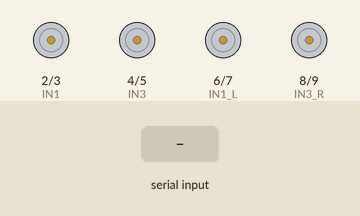
This sketch was run on a simulated Arduino Uno, built with avr-gcc and run on an emulated ATmega328P. On the bench: motor-driver pin pairs drawn as motors (green arrow = first pin HIGH = forward, orange = second pin HIGH = backward, longer = more drive). The inputs (shaded band) are chosen by the test bench. What the sketch prints to the serial monitor is not drawn.

Above: at 1.2 s.
1.3 s: "F" received over Serial
At 2.5 s:
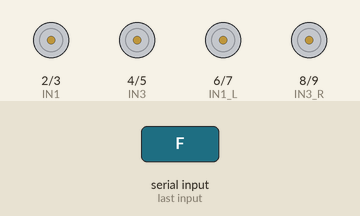
2.8 s: "B" received over Serial
At 3.6 s:
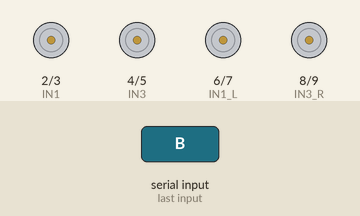
4.3 s: "L" received over Serial
At 4.8 s:
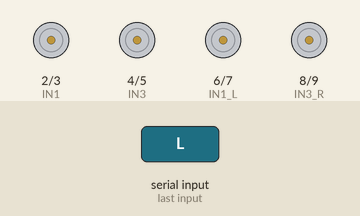
5.8 s: "R" received over Serial
At 7.1 s:
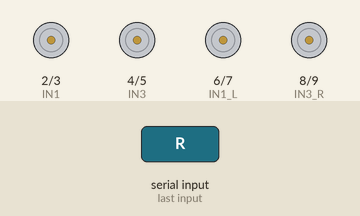
Timing chart, 0 to 8.3 s (numbered marks = the images above; inputs shaded):
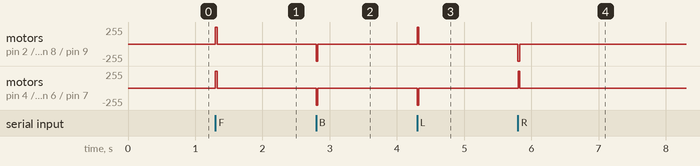

Measured:
- after the input at 1.3 s, motor on pin 2 (IN1) / pin 3 (IN2), motor on pin 4 (IN3) / pin 5 (IN4), motor on pin 6 (IN1_L) / pin 7 (IN2_L), motor on pin 8 (IN3_R) / pin 9 (IN4_R): stopped → forward 255/255 at once, → stopped 0.03 s later
- after the input at 2.8 s, motor on pin 2 (IN1) / pin 3 (IN2), motor on pin 4 (IN3) / pin 5 (IN4), motor on pin 6 (IN1_L) / pin 7 (IN2_L), motor on pin 8 (IN3_R) / pin 9 (IN4_R): stopped → backward 255/255 at once, → stopped 0.03 s later
- after the input at 4.3 s, motor on pin 2 (IN1) / pin 3 (IN2), motor on pin 8 (IN3_R) / pin 9 (IN4_R): stopped → forward 255/255 at once, → stopped 0.03 s later; motor on pin 4 (IN3) / pin 5 (IN4), motor on pin 6 (IN1_L) / pin 7 (IN2_L): stopped → backward 255/255 at once, → stopped 0.03 s later
- after the input at 5.8 s, motor on pin 2 (IN1) / pin 3 (IN2), motor on pin 8 (IN3_R) / pin 9 (IN4_R): stopped → backward 255/255 at once, → stopped 0.03 s later; motor on pin 4 (IN3) / pin 5 (IN4), motor on pin 6 (IN1_L) / pin 7 (IN2_L): stopped → forward 255/255 at once, → stopped 0.03 s later

The sketch:

bluetooth_Car.ino
```cpp
// ------------------- Motor Pins -------------------
// Left motor
#define IN1 2
#define IN2 3
#define IN1_L 6
#define IN2_L 7


// Right motor
#define IN3 4
#define IN4 5
#define IN3_R 8
#define IN4_R 9
// ------------------- Variables -------------------
int speedDelay = 25; // Time in ms to move before stopping

// ------------------- Setup -------------------
void setup() {
  Serial.begin(9600); // Hardware Serial for HC-05

  pinMode(IN1, OUTPUT);
  pinMode(IN2, OUTPUT);
  pinMode(IN3, OUTPUT);
  pinMode(IN4, OUTPUT);
  pinMode(IN1_L, OUTPUT);
  pinMode(IN2_L, OUTPUT);
  pinMode(IN3_R, OUTPUT);
  pinMode(IN4_R, OUTPUT);

  stopCar(); // Ensure motors are stopped on start
  Serial.println("RC Car Ready!");
}

// ------------------- Main Loop -------------------
void loop() {
  if(Serial.available()) {
    char cmd = Serial.read();
    cmd = toupper(cmd); // Accept lowercase

    switch(cmd) {
      case 'F': forward(); break;
      case 'B': backward(); break;
      case 'L': left(); break;
      case 'R': right(); break;
      case 'S': stopCar(); break;
      default: Serial.print("Unknown command: "); Serial.println(cmd); break;
    }
  }
}

// ------------------- Movement Functions -------------------
void forward() {
  digitalWrite(IN1, HIGH);
  digitalWrite(IN2, LOW);
  digitalWrite(IN1_L, HIGH);
  digitalWrite(IN2_L, LOW);

  digitalWrite(IN3, HIGH);
  digitalWrite(IN4, LOW);
  digitalWrite(IN3_R, HIGH);
  digitalWrite(IN4_R, LOW);

  delay(speedDelay);
  stopCar();
}

void backward() {
  digitalWrite(IN1, LOW);
  digitalWrite(IN2, HIGH);
  digitalWrite(IN1_L, LOW);
  digitalWrite(IN2_L, HIGH);

  digitalWrite(IN3, LOW);
  digitalWrite(IN4, HIGH);
  digitalWrite(IN3_R, LOW);
  digitalWrite(IN4_R, HIGH);

  delay(speedDelay);
  stopCar();
}

void left() {
  digitalWrite(IN1, HIGH);  // Left motor backward
  digitalWrite(IN2, LOW);
  digitalWrite(IN1_L, LOW);
  digitalWrite(IN2_L, HIGH);

  digitalWrite(IN3, LOW); // Right motor forward
  digitalWrite(IN4, HIGH);
  digitalWrite(IN3_R, HIGH);
  digitalWrite(IN4_R, LOW);

  delay(speedDelay);
  stopCar();
}

void right() {
  digitalWrite(IN1, LOW); // Left motor forward
  digitalWrite(IN2, HIGH);
  digitalWrite(IN1_L, HIGH);
  digitalWrite(IN2_L, LOW);

  digitalWrite(IN3, HIGH);  // Right motor backward
  digitalWrite(IN4, LOW);
  digitalWrite(IN3_R, LOW);
  digitalWrite(IN4_R, HIGH);

  delay(speedDelay);
  stopCar();
}

void stopCar() {
  digitalWrite(IN1, LOW);
  digitalWrite(IN2, LOW);
  digitalWrite(IN3, LOW);
  digitalWrite(IN4, LOW);
  digitalWrite(IN1_L, LOW);
  digitalWrite(IN2_L, LOW);
  digitalWrite(IN3_R, LOW);
  digitalWrite(IN4_R, LOW);
}
```
